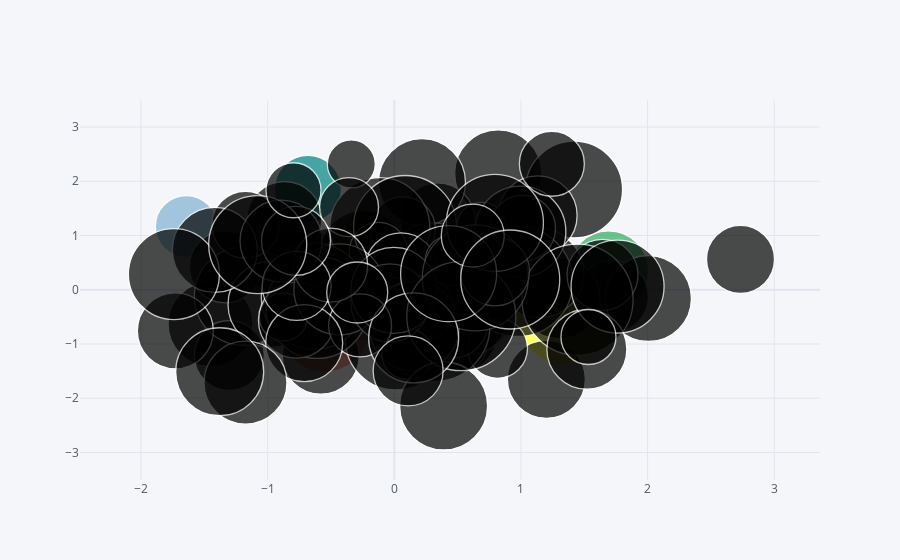

Source (notebook cell):
### Markdown cell above
## Bolha

### Code cell
df.iplot(kind='bubble',x='A',y='B',size='C')
